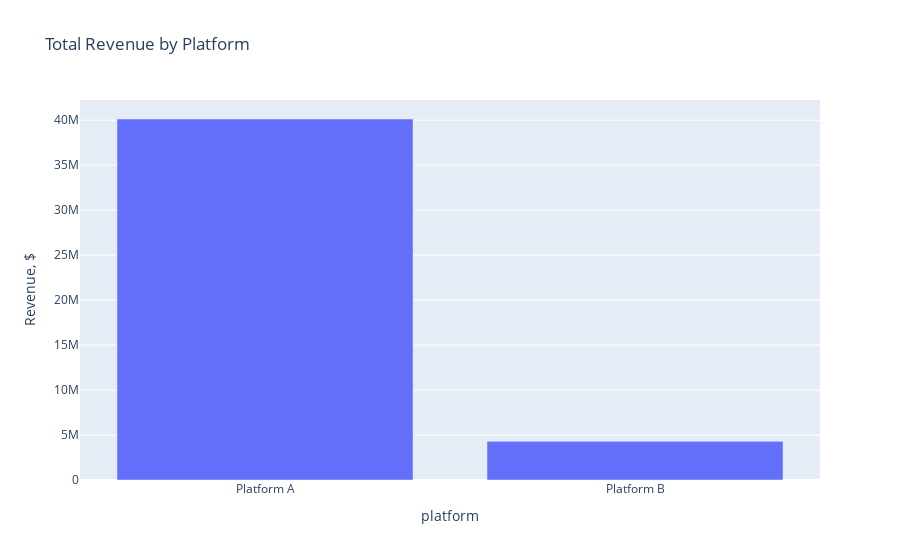
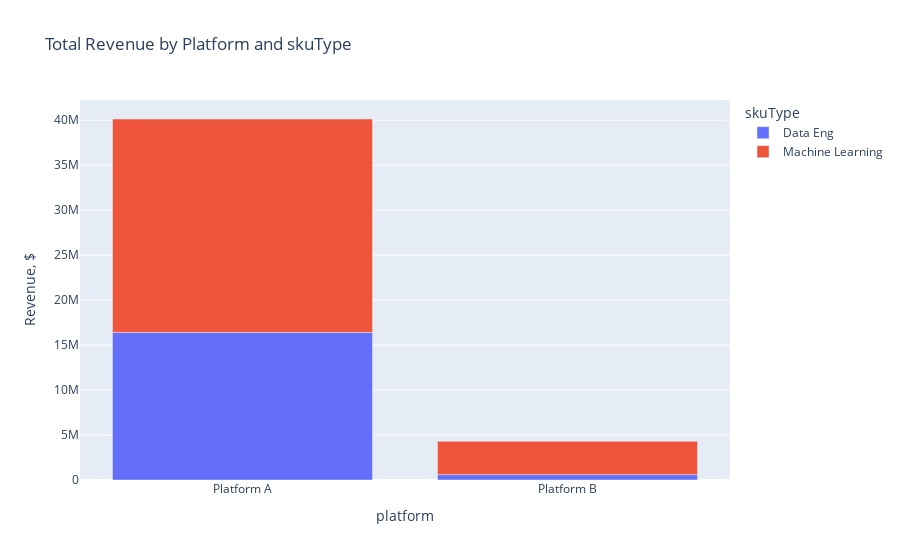
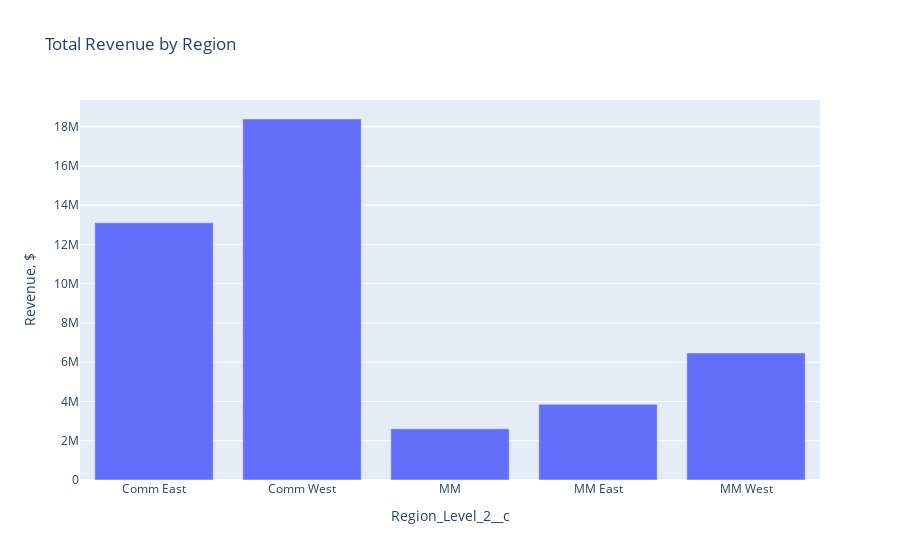
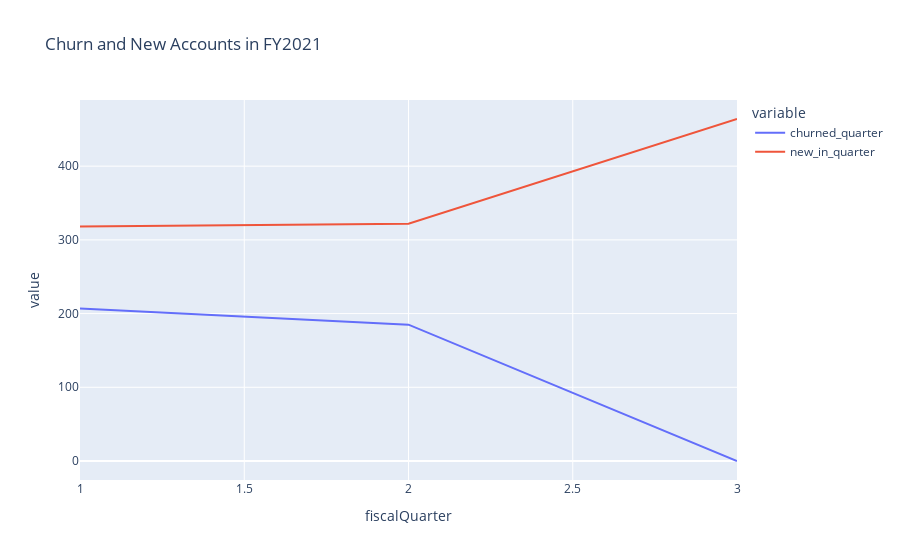

The cell these charts' notebook holds for them, in order:
### Code cell
# Import necessary libraries
import pandas as pd
import plotly.express as px

# Load the dataset
df = pd.read_csv('Exploratory Data Analysis [Take home - v2024] - Data.csv')

# Data exploration
print(df.head())
print(df.info())


# Platform and revenue analysis
platform_revenue = df.groupby('platform')['Revenue, $'].sum().reset_index()
fig1 = px.bar(platform_revenue, x='platform', y='Revenue, $', title='Total Revenue by Platform')
fig1.show()
fig1.write_image("images/Total Revenue by Platform.png")

# Platform and revenue analysis
platform_skutype_revenue = df.groupby(['platform','skuType'])['Revenue, $'].sum().reset_index()
fig2 = px.bar(platform_skutype_revenue, x='platform', y='Revenue, $', color='skuType', title='Total Revenue by Platform and skuType')
fig2.show()
fig2.write_image("images/Total Revenue by Platform and skuType.png")

# Regional performance analysis
region_revenue = df.groupby('Region_Level_2__c')['Revenue, $'].sum().reset_index()
fig3 = px.bar(region_revenue, x='Region_Level_2__c', y='Revenue, $', title='Total Revenue by Region')
fig3.show()
fig3.write_image("images/Total Revenue by Region.png")

# Churn and new accounts analysis of the most recent fiscal year
df_fiscal_21 = df[df['fiscalYear'] == 2021]
churn_new_accounts_21 = df_fiscal_21.groupby('fiscalQuarter')[['churned_quarter', 'new_in_quarter']].sum().reset_index()
fig4 = px.line(churn_new_accounts_21, x='fiscalQuarter', y=['churned_quarter', 'new_in_quarter'], title='Churn and New Accounts in FY2021')
fig4.show()
fig4.write_image("images/Churn and New Accounts in FY2021.png")

# over time usage by platform
platform_usage = df.groupby(['datevalue','platform'])['Usage, DBUs'].sum().reset_index()
fig5 = px.line(platform_usage, x='datevalue', y='Usage, DBUs', color='platform', title='Usage over time')
fig5.show()
fig5.write_image("images/Usage over time.png")

# over time revenue by platform
platform_revenue = df.groupby(['datevalue','platform'])['Revenue, $'].sum().reset_index()
fig6 = px.line(platform_revenue, x='datevalue', y='Revenue, $', color='platform', title='Revenue over time')
fig6.show()
fig6.write_image("images/Revenue over time.png")

### Figure 1 — Plotly figure (JSON) as saved in the notebook; plotly's stock layout.template omitted (floating-point values rounded to 4 significant figures)
{"data": [{"alignmentgroup": "True", "hovertemplate": "platform=%{x}<br>Revenue, $=%{y}<extra></extra>", "legendgroup": "", "marker": {"color": "#636efa", "pattern": {"shape": ""}}, "name": "", "offsetgroup": "", "orientation": "v", "showlegend": false, "textposition": "auto", "type": "bar", "x": ["Platform A", "Platform B"], "xaxis": "x", "y": [40130000.0, 4299000.0], "yaxis": "y"}], "layout": {"barmode": "relative", "legend": {"tracegroupgap": 0}, "title": {"text": "Total Revenue by Platform"}, "xaxis": {"anchor": "y", "domain": [0, 1], "title": {"text": "platform"}}, "yaxis": {"anchor": "x", "domain": [0, 1], "title": {"text": "Revenue, $"}}}}

### Figure 2 — Plotly figure (JSON) as saved in the notebook; plotly's stock layout.template omitted (floating-point values rounded to 4 significant figures)
{"data": [{"alignmentgroup": "True", "hovertemplate": "skuType=Data Eng<br>platform=%{x}<br>Revenue, $=%{y}<extra></extra>", "legendgroup": "Data Eng", "marker": {"color": "#636efa", "pattern": {"shape": ""}}, "name": "Data Eng", "offsetgroup": "Data Eng", "orientation": "v", "showlegend": true, "textposition": "auto", "type": "bar", "x": ["Platform A", "Platform B"], "xaxis": "x", "y": [16400000.0, 595600.0], "yaxis": "y"}, {"alignmentgroup": "True", "hovertemplate": "skuType=Machine Learning<br>platform=%{x}<br>Revenue, $=%{y}<extra></extra>", "legendgroup": "Machine Learning", "marker": {"color": "#EF553B", "pattern": {"shape": ""}}, "name": "Machine Learning", "offsetgroup": "Machine Learning", "orientation": "v", "showlegend": true, "textposition": "auto", "type": "bar", "x": ["Platform A", "Platform B"], "xaxis": "x", "y": [23730000.0, 3703000.0], "yaxis": "y"}], "layout": {"barmode": "relative", "legend": {"title": {"text": "skuType"}, "tracegroupgap": 0}, "title": {"text": "Total Revenue by Platform and skuType"}, "xaxis": {"anchor": "y", "domain": [0, 1], "title": {"text": "platform"}}, "yaxis": {"anchor": "x", "domain": [0, 1], "title": {"text": "Revenue, $"}}}}

### Figure 3 — Plotly figure (JSON) as saved in the notebook; plotly's stock layout.template omitted (floating-point values rounded to 4 significant figures)
{"data": [{"alignmentgroup": "True", "hovertemplate": "Region_Level_2__c=%{x}<br>Revenue, $=%{y}<extra></extra>", "legendgroup": "", "marker": {"color": "#636efa", "pattern": {"shape": ""}}, "name": "", "offsetgroup": "", "orientation": "v", "showlegend": false, "textposition": "auto", "type": "bar", "x": ["Comm East", "Comm West", "MM", "MM East", "MM West"], "xaxis": "x", "y": [13100000.0, 18390000.0, 2606000.0, 3857000.0, 6473000.0], "yaxis": "y"}], "layout": {"barmode": "relative", "legend": {"tracegroupgap": 0}, "title": {"text": "Total Revenue by Region"}, "xaxis": {"anchor": "y", "domain": [0, 1], "title": {"text": "Region_Level_2__c"}}, "yaxis": {"anchor": "x", "domain": [0, 1], "title": {"text": "Revenue, $"}}}}

### Figure 4 — Plotly figure (JSON) as saved in the notebook; plotly's stock layout.template omitted (floating-point values rounded to 4 significant figures)
{"data": [{"hovertemplate": "variable=churned_quarter<br>fiscalQuarter=%{x}<br>value=%{y}<extra></extra>", "legendgroup": "churned_quarter", "line": {"color": "#636efa", "dash": "solid"}, "marker": {"symbol": "circle"}, "mode": "lines", "name": "churned_quarter", "orientation": "v", "showlegend": true, "type": "scatter", "x": [1, 2, 3], "xaxis": "x", "y": [207, 185, 0], "yaxis": "y"}, {"hovertemplate": "variable=new_in_quarter<br>fiscalQuarter=%{x}<br>value=%{y}<extra></extra>", "legendgroup": "new_in_quarter", "line": {"color": "#EF553B", "dash": "solid"}, "marker": {"symbol": "circle"}, "mode": "lines", "name": "new_in_quarter", "orientation": "v", "showlegend": true, "type": "scatter", "x": [1, 2, 3], "xaxis": "x", "y": [318, 322, 464], "yaxis": "y"}], "layout": {"legend": {"title": {"text": "variable"}, "tracegroupgap": 0}, "title": {"text": "Churn and New Accounts in FY2021"}, "xaxis": {"anchor": "y", "domain": [0, 1], "title": {"text": "fiscalQuarter"}}, "yaxis": {"anchor": "x", "domain": [0, 1], "title": {"text": "value"}}}}
